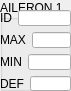
                        <widget class="QGroupBox" name="groupBox_6">
                            <property name="geometry">
                                <rect>
                                    <x>70</x>
                                    <y>330</y>
                                    <width>71</width>
                                    <height>91</height>
                                </rect>
                            </property>
                            <property name="autoFillBackground">
                                <bool>true</bool>
                            </property>
                            <property name="title">
                                <string>AILERON 1</string>
                            </property>
                            <widget class="QWidget" name="verticalLayoutWidget_6">
                                <property name="geometry">
                                    <rect>
                                        <x>0</x>
                                        <y>10</y>
                                        <width>71</width>
                                        <height>81</height>
                                    </rect>
                                </property>
                                <layout class="QVBoxLayout" name="verticalLayout_7">
                                    <item>
                                        <layout class="QHBoxLayout" name="horizontalLayout_22">
                                            <item>
                                                <widget class="QLabel" name="label_23">
                                                    <property name="text">
                                                        <string>ID</string>
                                                    </property>
                                                </widget>
                                            </item>
                                            <item>
                                                <widget class="QLineEdit" name="lineEdit_21"/>
                                            </item>
                                        </layout>
                                    </item>
                                    <item>
                                        <layout class="QHBoxLayout" name="horizontalLayout_23">
                                            <item>
                                                <widget class="QLabel" name="label_24">
                                                    <property name="text">
                                                        <string>MAX</string>
                                                    </property>
                                                </widget>
                                            </item>
                                            <item>
                                                <widget class="QLineEdit" name="lineEdit_22"/>
                                            </item>
                                        </layout>
                                    </item>
                                    <item>
                                        <layout class="QHBoxLayout" name="horizontalLayout_24">
                                            <item>
                                                <widget class="QLabel" name="label_25">
                                                    <property name="text">
                                                        <string>MIN</string>
                                                    </property>
                                                </widget>
                                            </item>
                                            <item>
                                                <widget class="QLineEdit" name="lineEdit_23"/>
                                            </item>
                                        </layout>
                                    </item>
                                    <item>
                                        <layout class="QHBoxLayout" name="horizontalLayout_25">
                                            <item>
                                                <widget class="QLabel" name="label_26">
                                                    <property name="text">
                                                        <string>DEF</string>
                                                    </property>
                                                </widget>
                                            </item>
                                            <item>
                                                <widget class="QLineEdit" name="lineEdit_24"/>
                                            </item>
                                        </layout>
                                    </item>
                                </layout>
                            </widget>
                        </widget>
